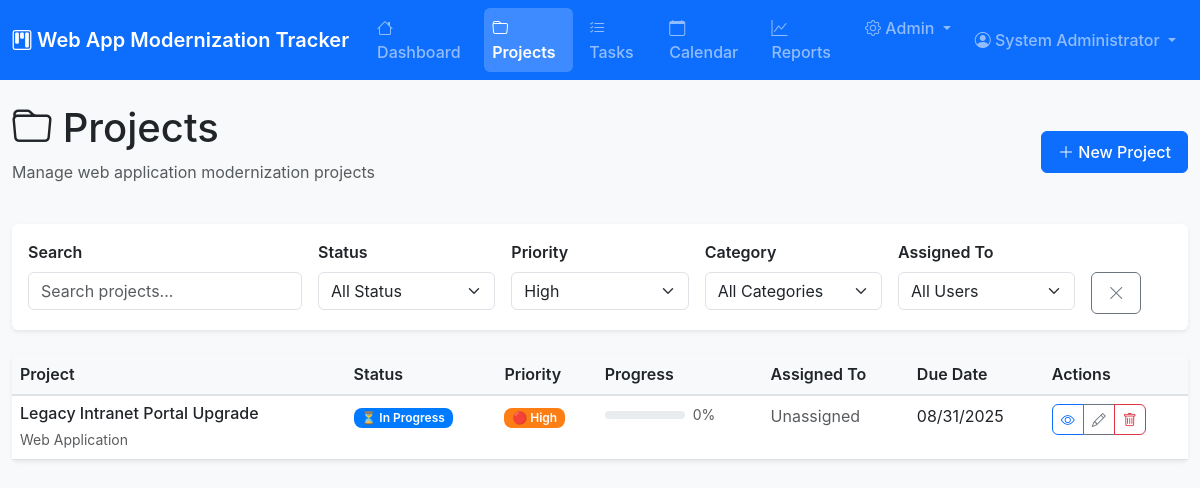
The app's page /pages/projects.php?priority=high (signed in) with its own data.
### tables this page shows
CREATE TABLE projects (
    id INT AUTO_INCREMENT PRIMARY KEY,
    name VARCHAR(255) NOT NULL,
    description TEXT,
    category VARCHAR(100) DEFAULT 'Web Application',
    priority ENUM('critical', 'high', 'medium', 'low') DEFAULT 'medium',
    status ENUM('planning', 'in_progress', 'testing', 'completed', 'on_hold') DEFAULT 'planning',
    current_version VARCHAR(50),
    target_version VARCHAR(50),
    start_date DATE,
    due_date DATE,
    completion_date DATE NULL,
    estimated_hours DECIMAL(6,2) DEFAULT 0,
    actual_hours DECIMAL(6,2) DEFAULT 0,
    budget DECIMAL(10,2),
    created_by INT NOT NULL,
    assigned_to INT,
    created_at TIMESTAMP DEFAULT CURRENT_TIMESTAMP,
    updated_at TIMESTAMP DEFAULT CURRENT_TIMESTAMP ON UPDATE CURRENT_TIMESTAMP,
    FOREIGN KEY (created_by) REFERENCES users(id) ON DELETE RESTRICT,
    FOREIGN KEY (assigned_to) REFERENCES users(id) ON DELETE SET NULL,
    INDEX idx_status (status),
    INDEX idx_priority (priority),
    INDEX idx_due_date (due_date),
    INDEX idx_category (category)
);

### includes/functions.php (called while the page is built, shortened)
<?php
require_once dirname(__FILE__) . '/../config/config.php';
function getProjects($filters = [], $limit = null, $offset = 0) {
    $query = "SELECT p.*,
              CONCAT(u1.first_name, ' ', u1.last_name) as created_by_name,
              CONCAT(u2.first_name, ' ', u2.last_name) as assigned_to_name,
              COUNT(t.id) as total_tasks,
              SUM(CASE WHEN t.status = 'completed' THEN 1 ELSE 0 END) as completed_tasks
              FROM projects p
              LEFT JOIN users u1 ON p.created_by = u1.id
              LEFT JOIN users u2 ON p.assigned_to = u2.id
              LEFT JOIN tasks t ON p.id = t.project_id";
    $whereConditions = [];
    $params = [];
    if (!empty($filters['priority'])) {
        $whereConditions[] = "p.priority = ?";
        $params[] = $filters['priority'];
    }
    if (!empty($whereConditions)) {
        $query .= " WHERE " . implode(' AND ', $whereConditions);
    }
    $query .= " GROUP BY p.id ORDER BY p.created_at DESC";
    if ($limit) {
        $query .= " LIMIT ? OFFSET ?";
        $params[] = $limit;
        $params[] = $offset;
    }
    return executeQuery($query, $params) ?: [];
}
?>

### config/database.php (called while the page is built, shortened)
<?php
class Database {
    private $host = 'localhost';
    private $db_name = 'web_app_tracker';
    private $username = 'root';
    private $password = '';
    private $charset = 'utf8mb4';
    private $port = 3306;
    public $conn;
    public function getConnection() {
        $this->conn = null;
        try {
            $dsn = "mysql:host=" . $this->host .
                   ";port=" . $this->port .
                   ";dbname=" . $this->db_name .
                   ";charset=" . $this->charset;
            $options = [
                PDO::ATTR_ERRMODE => PDO::ERRMODE_EXCEPTION,
                PDO::ATTR_DEFAULT_FETCH_MODE => PDO::FETCH_ASSOC,
                PDO::ATTR_EMULATE_PREPARES => false,
                PDO::MYSQL_ATTR_INIT_COMMAND => "SET NAMES utf8mb4"
            ];
            $this->conn = new PDO($dsn, $this->username, $this->password, $options);
        } catch(PDOException $e) {
            error_log("Database Connection Error: " . $e->getMessage());
            if (defined('DEBUG_MODE') && DEBUG_MODE) {
                echo "Connection Error: " . $e->getMessage();
            } else {
                echo "Database connection failed. Please try again later.";
            }
        }
        return $this->conn;
    }
    public function executeQuery($query, $params = []) {
        try {
            $stmt = $this->conn->prepare($query);
            $stmt->execute($params);
            return $stmt;
        } catch(PDOException $e) {
            error_log("Query Execution Error: " . $e->getMessage());
            return false;
        }
    }
}
function getDatabase() {
    static $database = null;
    if ($database === null) {
        $database = new Database();
        $database->getConnection();
    }
    return $database;
}
function executeQuery($query, $params = []) {
    $database = getDatabase();
    $stmt = $database->executeQuery($query, $params);
    if ($stmt !== false) {
        return $stmt->fetchAll(PDO::FETCH_ASSOC);
    }
    return false;
}
?>

### includes/auth.php (called while the page is built, shortened)
<?php
require_once dirname(__FILE__) . '/../config/config.php';
class Auth {
    public function isLoggedIn() {
        return isset($_SESSION['user_id']) && isset($_SESSION['username']) && $this->isSessionValid();
    }
    public function isAdmin() {
        return $this->isLoggedIn() && isset($_SESSION['role']) && $_SESSION['role'] === 'admin';
    }
    private function isSessionValid() {
        return true;
    }
}
$auth = new Auth();
function isLoggedIn() {
    global $auth;
    return $auth->isLoggedIn();
}
function isAdmin() {
    global $auth;
    return $auth->isAdmin();
}
?>

### pages/projects.php (the view, shortened to what this page needs)
<?php
require_once dirname(__FILE__) . '/../includes/header.php';
$currentUser = getCurrentUser();
$filters = [
    'status' => $_GET['status'] ?? '',
    'priority' => $_GET['priority'] ?? '',
    'category' => $_GET['category'] ?? '',
    'assigned_to' => $_GET['assigned_to'] ?? '',
    'search' => $_GET['search'] ?? ''
];
$page = intval($_GET['page'] ?? 1);
$limit = DEFAULT_PAGE_SIZE;
$offset = ($page - 1) * $limit;
$projects = getProjects($filters, $limit, $offset);
?>
<div class="d-flex justify-content-between align-items-center mb-4">
    <div>
        <h1><i class="bi bi-folder"></i> Projects</h1>
        <p class="text-muted">Manage web application modernization projects</p>
    </div>
    <button type="button" class="btn btn-primary" data-bs-toggle="modal" data-bs-target="#projectModal" onclick="openCreateModal()">
        <i class="bi bi-plus-lg"></i> New Project
    </button>
</div>
<div class="card mb-4">
    <div class="card-body">
        <form method="GET" action="" id="filterForm">
            <div class="row g-3">
                <div class="col-md-3">
                    <label class="form-label">Search</label>
                    <input type="text" name="search" class="form-control" placeholder="Search projects..."
                           value="<?php echo htmlspecialchars($filters['search']); ?>" data-search>
                </div>
                <div class="col-md-2">
                    <label class="form-label">Status</label>
                    <select name="status" class="form-select" data-filter="status">
                        <option value="">All Status</option>
                    </select>
                </div>
                <div class="col-md-2">
                    <label class="form-label">Priority</label>
                    <select name="priority" class="form-select" data-filter="priority">
                        <?php foreach (PRIORITY_LEVELS as $key => $label): ?>
                        <option value="<?php echo $key; ?>" <?php echo $filters['priority'] === $key ? 'selected' : ''; ?>>
                            <?php echo $label; ?>
                        </option>
                        <?php endforeach; ?>
                    </select>
                </div>
                <div class="col-md-2">
                    <label class="form-label">Category</label>
                    <select name="category" class="form-select" data-filter="category">
                        <option value="">All Categories</option>
                    </select>
                </div>
                <div class="col-md-2">
                    <label class="form-label">Assigned To</label>
                    <select name="assigned_to" class="form-select" data-filter="assigned_to">
                        <option value="">All Users</option>
                    </select>
                </div>
                <div class="col-md-1">
                    <label class="form-label">&nbsp;</label>
                    <button type="button" class="btn btn-outline-secondary d-block" onclick="clearFilters()">
                        <i class="bi bi-x-lg"></i>
                    </button>
                </div>
            </div>
        </form>
    </div>
</div>
<div class="card">
    <div class="card-body p-0">
        <?php if (empty($projects)): ?>
        <div class="text-center p-5">
            <i class="bi bi-folder-x fs-1 text-muted"></i>
            <h5 class="text-muted mt-3">No projects found</h5>
            <p class="text-muted">Create your first project to get started.</p>
            <button type="button" class="btn btn-primary" data-bs-toggle="modal" data-bs-target="#projectModal" onclick="openCreateModal()">
                <i class="bi bi-plus-lg"></i> Create Project
            </button>
        </div>
        <?php else: ?>
        <div class="table-responsive">
            <table class="table table-hover mb-0">
                <thead class="table-light">
                    <tr>
                        <th>Project</th>
                        <th>Status</th>
                        <th>Priority</th>
                        <th>Progress</th>
                        <th>Assigned To</th>
                        <th>Due Date</th>
                        <th>Actions</th>
                    </tr>
                </thead>
                <tbody>
                    <?php foreach ($projects as $project): ?>
                    <tr>
                        <td>
                            <div>
                                <h6 class="mb-1"><?php echo htmlspecialchars($project['name']); ?></h6>
                                <small class="text-muted"><?php echo htmlspecialchars($project['category']); ?></small>
                            </div>
                        </td>
                        <td><?php echo getStatusBadge($project['status'], 'project'); ?></td>
                        <td><?php echo getPriorityBadge($project['priority']); ?></td>
                        <td>
                            <?php
                            $progress = 0;
                            if ($project['total_tasks'] > 0) {
                                $progress = round(($project['completed_tasks'] / $project['total_tasks']) * 100);
                            }
                            ?>
                            <div class="d-flex align-items-center">
                                <div class="progress me-2" style="width: 80px; height: 8px;">
                                </div>
                                <small class="text-muted"><?php echo $progress; ?>%</small>
                            </div>
                        </td>
                        <td>
                            <?php echo $project['assigned_to_name'] ?: '<span class="text-muted">Unassigned</span>'; ?>
                        </td>
                        <td>
                            <?php if ($project['due_date']): ?>
                                <?php echo formatDate($project['due_date']); ?>
                            <?php else: ?>
                                <span class="text-muted">Not set</span>
                            <?php endif; ?>
                        </td>
                        <td>
                            <div class="btn-group" role="group">
                                <button type="button" class="btn btn-sm btn-outline-primary"
                                        onclick="viewProject(<?php echo $project['id']; ?>)">
                                    <i class="bi bi-eye"></i>
                                </button>
                                <button type="button" class="btn btn-sm btn-outline-secondary"
                                        onclick="editProject(<?php echo $project['id']; ?>)">
                                    <i class="bi bi-pencil"></i>
                                </button>
                                <?php if (isAdmin() || $project['created_by'] == $currentUser['id']): ?>
                                <button type="button" class="btn btn-sm btn-outline-danger"
                                        onclick="deleteProject(<?php echo $project['id']; ?>, '<?php echo htmlspecialchars($project['name']); ?>')">
                                    <i class="bi bi-trash"></i>
                                </button>
                                <?php endif; ?>
                            </div>
                        </td>
                    </tr>
                    <?php endforeach; ?>
                </tbody>
            </table>
        </div>
        <?php endif; ?>
    </div>
</div>
<?php require_once dirname(__FILE__) . '/../includes/footer.php'; ?>
</body>
</html>

### config/config.php (shortened to what this page needs)
<?php
function formatDate($date, $format = DISPLAY_DATE_FORMAT) {
    try {
        $dateObj = new DateTime($date);
        return $dateObj->format($format);
    } catch (Exception $e) {
        return $date;
    }
}
function getStatusBadge($status, $type = 'project') {
    $statusLabels = ($type === 'task') ? TASK_STATUS : PROJECT_STATUS;
    $label = isset($statusLabels[$status]) ? $statusLabels[$status] : ucfirst($status);
    $color = isset(STATUS_COLORS[$status]) ? STATUS_COLORS[$status] : '#6c757d';
    $icon = '';
    switch($status) {
        case 'in_progress': $icon = '⏳ '; break;
    }
    return '<span class="badge badge-' . $status . '" style="background-color: ' . $color . '" aria-label="Status: ' . $label . '">' . $icon . $label . '</span>';
}
function getPriorityBadge($priority) {
    $label = isset(PRIORITY_LEVELS[$priority]) ? PRIORITY_LEVELS[$priority] : ucfirst($priority);
    $color = isset(PRIORITY_COLORS[$priority]) ? PRIORITY_COLORS[$priority] : '#6c757d';
    $icon = '';
    switch($priority) {
        case 'high': $icon = '🔴 '; break;
    }
    return '<span class="badge badge-' . $priority . '" style="background-color: ' . $color . '" aria-label="Priority: ' . $label . '">' . $icon . $label . '</span>';
}
require_once CONFIG_PATH . '/database.php';
?>

### assets/css/style.css (style rules this page uses)
:root { --primary-color: #0d6efd; --secondary-color: #6c757d; --success-color: #198754; --danger-color: #dc3545; --warning-color: #ffc107; --info-color: #0dcaf0; --light-color: #f8f9fa; --dark-color: #212529; --border-radius: 0.375rem; --box-shadow: 0 0.125rem 0.25rem rgba(0, 0, 0, 0.075); }
body { background-color: #f8f9fa; font-family: -apple-system, BlinkMacSystemFont, 'Segoe UI', Roboto, 'Helvetica Neue', Arial, sans-serif; }
.card { border: none; box-shadow: var(--box-shadow); transition: box-shadow 0.15s ease-in-out; }
.badge { font-size: 0.75rem; font-weight: 600; padding: 0.35em 0.65em; border-radius: 0.5rem; }
.badge-high { background-color: #fd7e14; }
.progress { height: 0.75rem; background-color: #e9ecef; }
.table { background-color: white; }
.table thead th { border-top: none; border-bottom: 2px solid #dee2e6; font-weight: 600; color: var(--dark-color); }
.form-label { font-weight: 600; margin-bottom: 0.5rem; }
.btn { font-weight: 500; border-radius: var(--border-radius); padding: 0.5rem 1rem; transition: all 0.15s ease-in-out; }
.btn-primary { background-color: var(--primary-color); border-color: var(--primary-color); }
.btn-sm { padding: 0.25rem 0.5rem; font-size: 0.875rem; }

### includes/header.php (style rules this page uses)
body { margin:0;font-family:-apple-system,BlinkMacSystemFont,'Segoe UI',Roboto,'Helvetica Neue',Arial,sans-serif;background-color:#f8f9fa }

### records on screen
projects: name "Legacy Intranet Portal Upgrade", category "Web Application", status "⏳", status "In Progress", priority "🔴", priority "High", progress "0", assigned_to_name "Unassigned", due_date "08/31/2025"

### other values on screen
APP_NAME "Web App Modernization Tracker"
$currentUser['first_name'] . ' ' . $currentUser['last_name'] "System Administrator"
form field priority "High"
